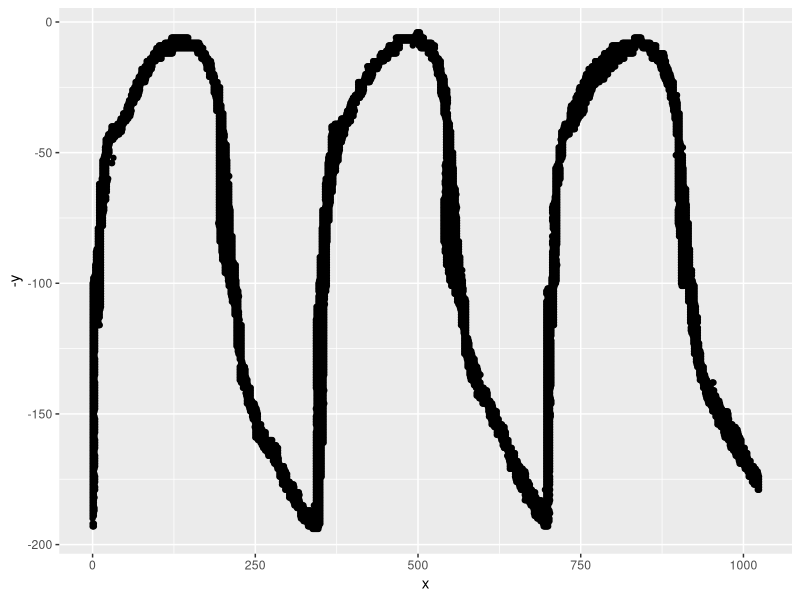
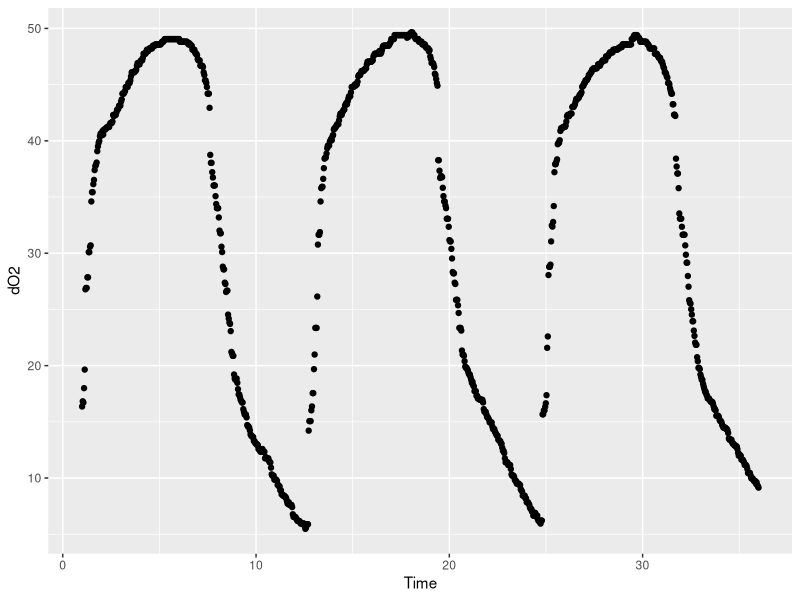

These charts were generated, in order, by the following R code:
library(tidyverse)


# LC-MS -------------------------------------------------------------------

data <- read_csv('LC-MS_all.csv') %>%
    filter(x >= 50, y <= 270 )

data_res <- data %>%
    mutate(x = (x - 55)/30 + 40,
           y = max(y) - y,
           y = (53/max(y)) * y + 20) %>%
    group_by(x) %>%
    summarise(y_mean = mean(y)) %>%
    rename(Time = x, dO2 = y_mean)

write_csv(data_res, 'LC-MS_oxygen.csv')




# TOFMS -------------------------------------------------------------------

data <- read_csv('TOFMS_all.csv') %>%
    filter(x >= 50, y <= 270 )

data_res <- data %>%
    mutate(x = (x - 51)/30 + 64,
           y = max(y) - y,
           y = (36/max(y)) * y + 22) %>%
    group_by(x) %>%
    summarise(y_mean = mean(y)) %>%
    rename(Time = x, dO2 = y_mean)

write_csv(data_res, 'TOFMS_oxygen.csv')


# YMC2014 -------------------------------------------------------------------

data <- read_csv('YMC2014_oxygen_rnaseq_all.csv') 

data_res <- data %>%
    mutate(x = ((x - 63)*4.3)/1594 + 47.95,
           y = max(y) - y,
           y = (42/max(y)) * y + 11) %>%
    group_by(x) %>%
    summarise(y_mean = mean(y)) %>%
    rename(Time = x, dO2 = y_mean)

write_csv(data_res, 'YMC2014_oxygen_rnaseq.csv')



data <- read_csv('YMC2014_oxygen_chipseq_all.csv') 


data_res <- data %>%
    mutate(x = ((x - 13)*4.46)/1657 + 49.99,
           y = max(y) - y,
           y = (48/max(y)) * y + 6) %>%
    group_by(x) %>%
    summarise(y_mean = mean(y)) %>%
    rename(Time = x, dO2 = y_mean)

write_csv(data_res, 'YMC2014_oxygen_chipseq.csv')



# YMC2005 -----------------------------------------------------------------


data <- read_csv('YMC2005_oxygen_all.csv') 

ggplot(data, mapping = aes(x = x, y = -y)) +
    geom_point()


data_res <- data %>%
    mutate(x = (x*35)/1024 + 1,
           y = max(y) - y,
           y = (45/max(y)) * y + 5) %>%
    group_by(x) %>%
    summarise(y_mean = mean(y)) %>%
    rename(Time = x, dO2 = y_mean)

ggplot(data_res, mapping = aes(x = Time, y = dO2)) +
    geom_point()


write_csv(data_res, 'YMC2005_oxygen.csv')
